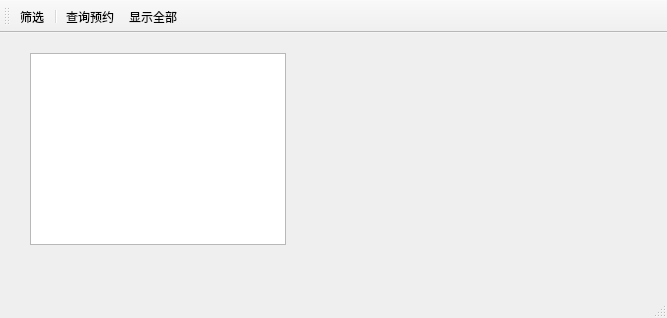
<?xml version="1.0" encoding="UTF-8"?>
<ui version="4.0">
 <class>RegistrationWindow</class>
 <widget class="QMainWindow" name="RegistrationWindow">
  <property name="geometry">
   <rect>
    <x>0</x>
    <y>0</y>
    <width>667</width>
    <height>318</height>
   </rect>
  </property>
  <property name="windowTitle">
   <string>挂号窗口</string>
  </property>
  <widget class="QWidget" name="centralwidget">
   <widget class="QTableView" name="dataTable">
    <property name="geometry">
     <rect>
      <x>30</x>
      <y>20</y>
      <width>256</width>
      <height>192</height>
     </rect>
    </property>
   </widget>
  </widget>
  <widget class="QMenuBar" name="menubar">
   <property name="geometry">
    <rect>
     <x>0</x>
     <y>0</y>
     <width>667</width>
     <height>21</height>
    </rect>
   </property>
  </widget>
  <widget class="QStatusBar" name="statusbar"/>
  <widget class="QToolBar" name="toolBar">
   <property name="windowTitle">
    <string>toolBar</string>
   </property>
   <attribute name="toolBarArea">
    <enum>TopToolBarArea</enum>
   </attribute>
   <attribute name="toolBarBreak">
    <bool>false</bool>
   </attribute>
   <addaction name="actionSelect"/>
   <addaction name="separator"/>
   <addaction name="actionQueryAppointment"/>
   <addaction name="actionShowAll"/>
  </widget>
  <action name="actionExit">
   <property name="icon">
    <iconset resource="icons.qrc">
     <normaloff>:/icon/imgs/exit.png</normaloff>:/icon/imgs/exit.png</iconset>
   </property>
   <property name="text">
    <string>退出</string>
   </property>
   <property name="toolTip">
    <string>退出</string>
   </property>
  </action>
  <action name="actionSelect">
   <property name="icon">
    <iconset resource="icons.qrc">
     <normaloff>:/icon/imgs/select.png</normaloff>:/icon/imgs/select.png</iconset>
   </property>
   <property name="text">
    <string>筛选</string>
   </property>
   <property name="toolTip">
    <string>筛选</string>
   </property>
  </action>
  <action name="actionQueryAppointment">
   <property name="icon">
    <iconset resource="icons.qrc">
     <normaloff>:/icon/imgs/query.png</normaloff>:/icon/imgs/query.png</iconset>
   </property>
   <property name="text">
    <string>查询预约</string>
   </property>
   <property name="toolTip">
    <string>查询预约</string>
   </property>
  </action>
  <action name="actionShowAll">
   <property name="icon">
    <iconset resource="icons.qrc">
     <normaloff>:/icon/imgs/show_all.png</normaloff>:/icon/imgs/show_all.png</iconset>
   </property>
   <property name="text">
    <string>显示全部</string>
   </property>
   <property name="toolTip">
    <string>显示全部</string>
   </property>
   <property name="visible">
    <bool>false</bool>
   </property>
   <property name="iconVisibleInMenu">
    <bool>true</bool>
   </property>
  </action>
 </widget>
 <resources>
  <include location="icons.qrc"/>
 </resources>
 <connections/>
</ui>
